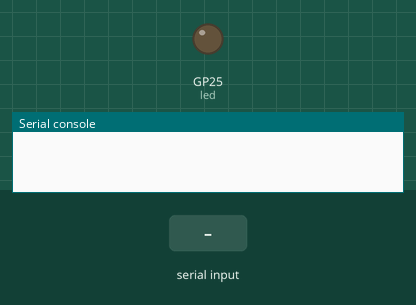
Simulated run of this program. Board: Raspberry Pi Pico running MicroPython. Shown: output pins drawn as LEDs (lit = HIGH), the last lines printed to the serial console. The inputs (shaded band) are chosen by the test bench.

Above: at 1.2 s.
1.3 s: "ON" received over the second serial link
At 1.8 s:
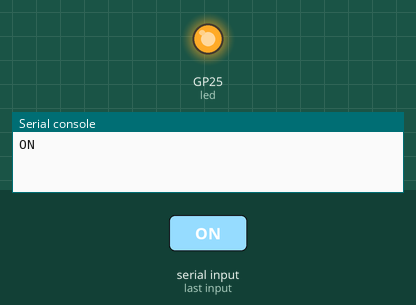
Timing chart, 0 to 4.3 s (numbered marks = the images above; inputs shaded):
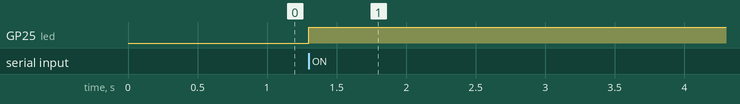

Measured:
- after the input at 1.3 s, GP25 (led): LOW → HIGH at once

The program:

receive.py
```python
from machine import Pin,UART
import time

#Initialize UART2 on pico B, Tx pin is GP4, Rx pin is GP5
UART2 = UART(1, baudrate=9600, tx = Pin(4), rx= Pin(5))

led = Pin("LED", Pin.OUT)

while True:
    if UART2.any():

        message = UART2.read().decode() #read the value store in variable
        print(message)                  #print the message

        if(message == 'ON'):
            led.value(1)

        elif(messge == 'OFF'):
            led.value(0)
    
```
